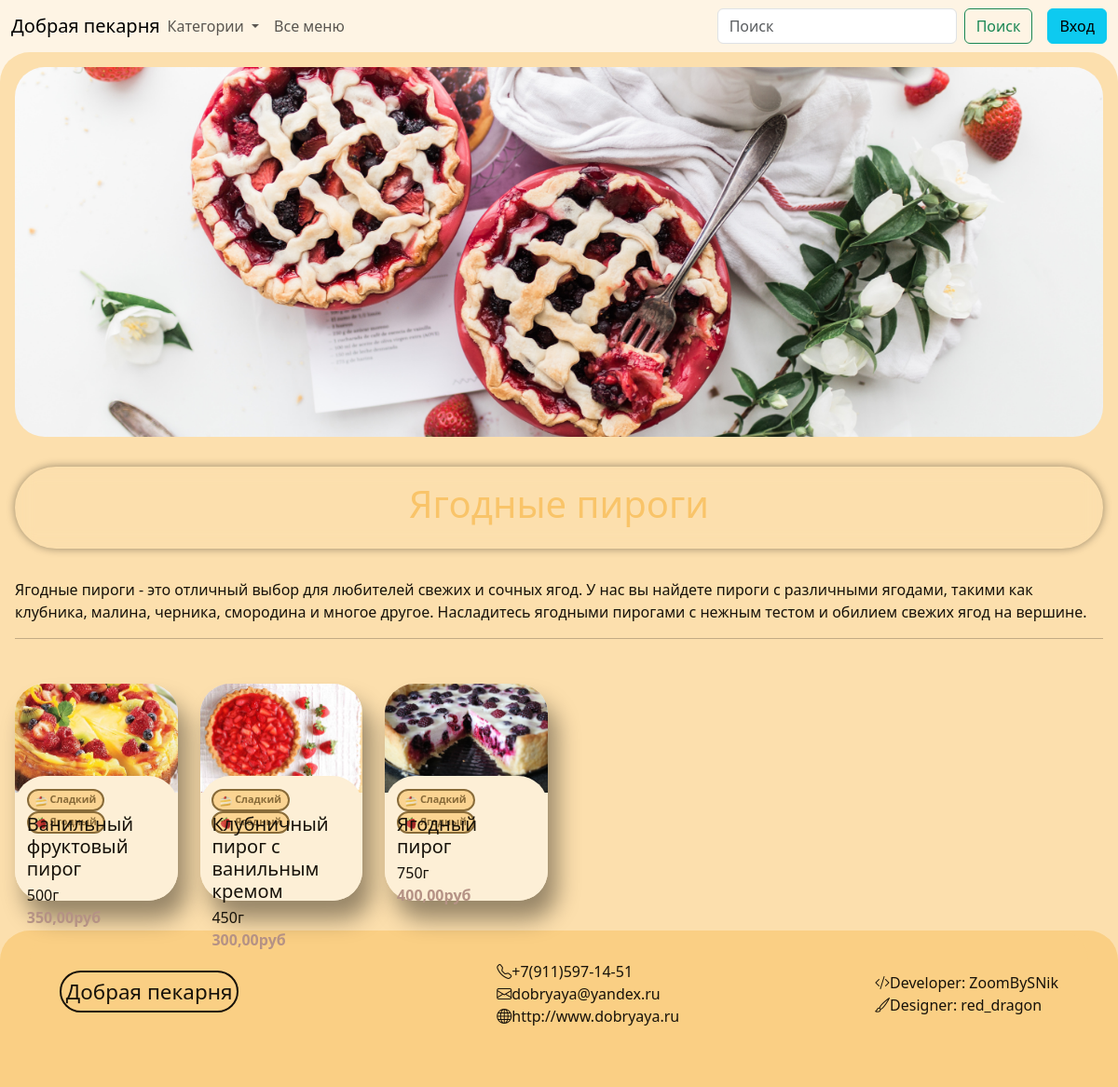
Page /topic/5/ on the committed database.
### products/models.py (models this page shows, shortened)
class Tag(models.Model):
    title = models.CharField(max_length=64, null=False, blank=False, verbose_name='Наименование для тега')
    title_for_topic = models.CharField(max_length=64, null=True, blank=True, verbose_name='Наименование')
    description = models.TextField(null=True, blank=True, verbose_name='Описание')
    board_image = models.ImageField(null=True, blank=True, upload_to='tags_img/board')
    icon_image = models.ImageField(null=True, blank=True, upload_to='tags_img/icon')
    class Meta:
        verbose_name = 'Тег'
        verbose_name_plural = 'Теги'

class Product(models.Model):
    title = models.CharField(max_length=64, null=False, blank=False, verbose_name='Наименование')
    description = models.TextField(verbose_name='Описание')
    weight = models.IntegerField(null=False, blank=False, verbose_name='Вес (гр.)')
    image = models.ImageField(null=True, blank=True, upload_to='products_img/')
    class Meta:
        verbose_name = 'Продукт'
        verbose_name_plural = 'Продукты'

class TagAndProduct(models.Model):
    product = models.ForeignKey('Product', on_delete=models.CASCADE, null=False, blank=False, verbose_name='Продукт')
    tag = models.ForeignKey('Tag', on_delete=models.CASCADE, null=False, blank=False, verbose_name='Тег')
    class Meta:
        verbose_name = 'Тег и продукт'
        verbose_name_plural = 'Теги и продукты'
        unique_together = ('product', 'tag')

### pages/views.py (the view)
# urls.py: path('topic/<int:topic_id>/', views.topic, name='topic'),
def topic(request, topic_id):
    topic = get_object_or_404(Tag, id=topic_id)
    orders = get_popular(None).annotate(price=F('pricelistposition__price'))
    orders = orders.filter(tagandproduct__tag__id=topic.id)
    topics = Tag.objects.all()
    response = {
        'orders': orders,
        'topic': topic,
    }
    response = response | context_for_navbar(request)
    return render(request, "products/topic_list.html", response)

### pages/views.py (called while the page is built)
def get_popular(count):
    popular_products = Product.objects.annotate(
        total_orders=Count('pricelistposition__orderposition__order', distinct=True)
    ).order_by('-total_orders')[:count]
    latest_price_list_id = PriceList.objects.aggregate(latest_id=Max('id'))['latest_id']
    latest_prices = PriceListPosition.objects.filter(price_list_id=latest_price_list_id).select_related('product')
    for product in popular_products:
        product.latest_price = latest_prices.get(product=product).price
    return popular_products

def context_for_navbar(request):
    cart = request.COOKIES.get('cart', '')
    topics = Tag.objects.all()
    orders_for_check = Order.objects.filter(customer=request.user.id)
    return {'cart': cart, 'topics': topics, 'orders_for_check': orders_for_check}

### pages/templates/products/topic_list.html (shortened to what this page needs)
{% extends 'base.html' %}
{% block content %}
<div class="row expanding-div">
    <div class="col-12" style="aspect-ratio: 3/1; text-align: center">
        <img src="{{ MEDIA_URL }}{{ topic.board_image.url}}" class="d-block w-100 img-in-topic">
        <div class="for-text-in-topic">
            <h1 class="text-in-topic">{{ topic.title_for_topic }}</h1>
        </div>
    </div>
    <div class="col-12">
        <p>{{ topic.description }}</p>
        <hr>
    </div>
    <div>
        {% include 'objects/card.html' with orders=orders %}
    </div>
</div>
{% endblock %}

### pages/templates/objects/card.html (shortened to what this page needs)
{% block content %}
    <div class="row row-cols-lg-6 row-cols-md-3 row-cols-sm-2">
        {% for item in orders %}
            <div class="col" style="margin-top: 2em">
                <div class="card custom-card" onclick="location.href='/';">
                    <div style="height: 50%;">
                        <img src="{{ MEDIA_URL }}{{ item.image.url }}" class="card-img-top">
                    </div>
                    <div class="card-body custom-card-body">
                        <div style="height: 6%; font-size: 0.9em">
                            {% for tagandproduct in item.tagandproduct_set.all|slice:":2" %}
                                <a class="badge rounded-pill text-bg custom-tag" style="height: 2.2em;" href="{% url 'topic' tagandproduct.tag.id %}">
                                        <img src="{{ MEDIA_URL }}{{ tagandproduct.tag.icon_image.url }}" class="tag-img">
                                        {{ tagandproduct.tag.title }}
                                    </a>
                            {% endfor %}
                        </div>
                        <div style="height: 60%">
                            <h5 style="margin-bottom: 0.2em; margin-top: 1em">{{ item.title }}</h5>
                            {{ item.weight }}г
                            <div style="color: #b59285; font-weight: bold">{{ item.price }}руб</div>
                        </div>
                        <div class="text-end" style="height: 40%">
                        </div>
                    </div>
                </div>
            </div>
        {% endfor %}
    </div>
{% endblock content %}

### pages/templates/objects/card.html (style rules this page uses)
.custom-card-body { height: 50%; padding: 0.8em; margin-top: -10%; border-radius: 2em; background: #fdefd6; }
.custom-card { height: auto; border-radius: 2em; aspect-ratio: 3/4; background: #fdefd6; border-style: none; box-shadow: 10px 20px 25px rgba(0, 0, 0, 0.4); }
.card-img-top { width: 100%; height: 100%; object-fit: cover; border-top-left-radius: 2em; border-top-right-radius: 2em; }
.tag-img { width: 1.2em; height: 1.2em; }
.custom-tag { border-style: solid; border-width: .2em; border-color: #886b39; background: #fbd492; color: #886b39; margin-right: 0.1em; text-decoration: none; }

### pages/templates/products/topic_list.html (style rules this page uses)
.expanding-div { display: inline-flex; margin-bottom: 2em; }
.img-in-topic { width: 100%; height: 100%; object-fit: cover; border-radius: 2rem; }
.text-in-topic { background-color: transparent; mix-blend-mode: difference; color: #f9c469; }
.for-text-in-topic { display: flow; padding: 1em; min-width: 10px; background-color: transparent; transition: background-color 0.3s ease-in-out; backdrop-filter: blur(10px); border-radius: 1000px; box-shadow: 0 0 10px rgba(0, 0, 0, 0.4); margin-top: 2em; margin-bottom: 2em; }

### pages/templates/base.html (style rules this page uses)
* { color: #17120a; }

### rows in the picture
Tag: board_image (picture), title_for_topic "Ягодные пироги", description "Ягодные пироги - это отличный выбор для любителей свежих и сочных ягод. У нас вы найдете пироги с различными ягодами, такими как клубника, малина, черника, смородина и многое другое. Насладитесь ягодными пирогами с нежным тестом и обилием свежих ягод на вершине."
Product: image (picture), title "Ванильный фруктовый пирог", weight "500", price "350,00"
TagAndProduct: tag.icon_image (picture), tag "Сладкий"
TagAndProduct: tag.icon_image (picture), tag "Ягодный"
Product: image (picture), title "Клубничный пирог с ванильным кремом", weight "450", price "300,00"
TagAndProduct: tag.icon_image (picture), tag "Сладкий"
TagAndProduct: tag.icon_image (picture), tag "Ягодный"
Product: image (picture), title "Ягодный пирог", weight "750", price "400,00"
TagAndProduct: tag.icon_image (picture), tag "Сладкий"
TagAndProduct: tag.icon_image (picture), tag "Ягодный"
